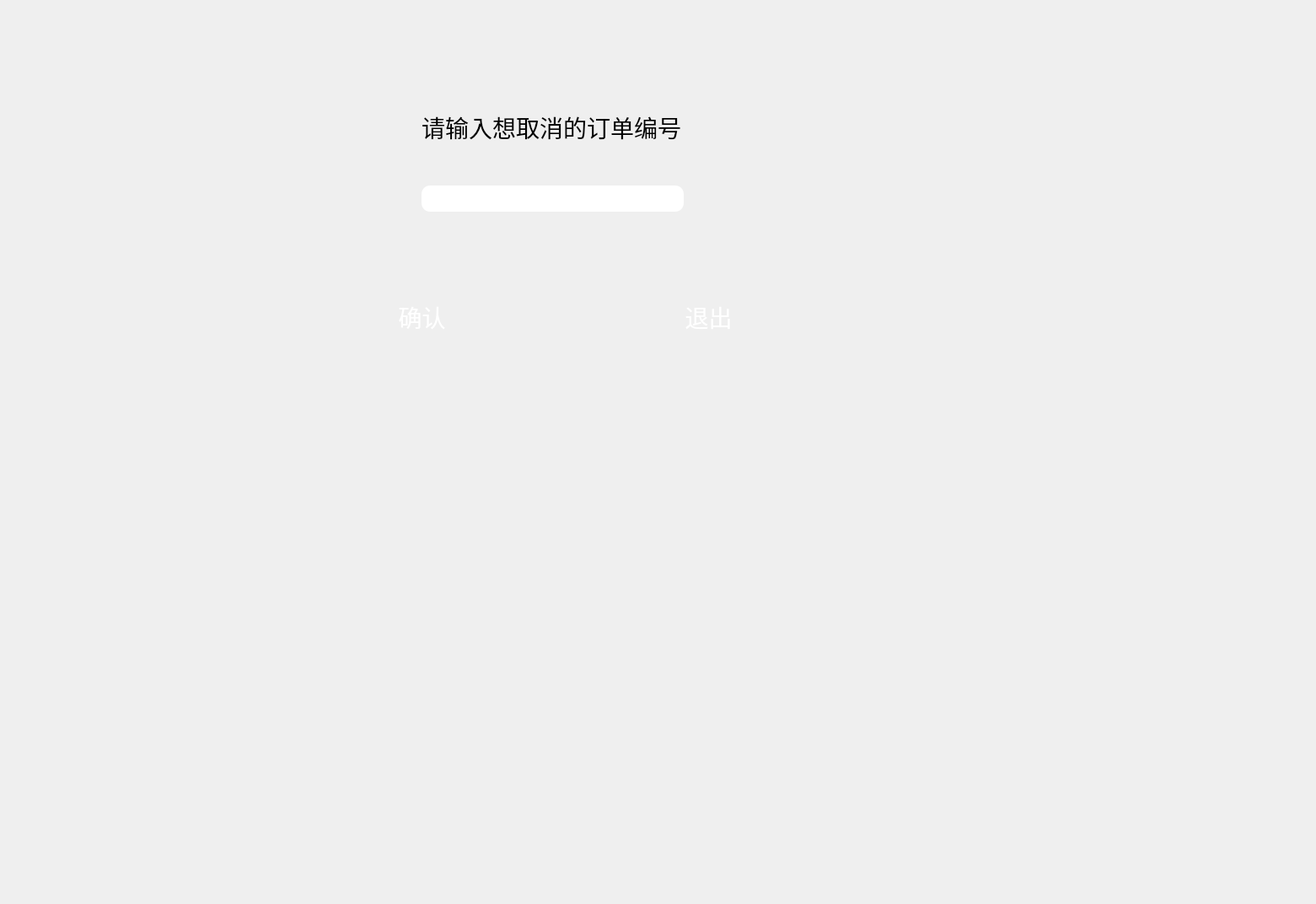
<?xml version="1.0" encoding="UTF-8"?>
<ui version="4.0">
 <class>CancelOrderWindow</class>
 <widget class="QDialog" name="CancelOrderWindow">
  <property name="geometry">
   <rect>
    <x>0</x>
    <y>0</y>
    <width>1561</width>
    <height>1072</height>
   </rect>
  </property>
  <property name="windowTitle">
   <string>Dialog</string>
  </property>
  <property name="styleSheet">
   <string notr="true">QLabel {
    font-family: &quot;Microsoft YaHei&quot;;
    font-size: 28px;
    color:black;
	background-color: transparent;

}

QPushButton {
    font-family: &quot;Microsoft YaHei&quot;;
    font-size: 28px;
    color: white;
    background: qlineargradient(x1:0, y1:0, x2:1, y2:0,
                  stop:0 #FDC245, stop:1 #FB9E23);
border-radius: 10px;

}
QPushButton:hover {
background-color:#FAC85C;
}

QLineEdit{
font-size: 24px;
border-radius: 10px;
}</string>
  </property>
  <widget class="QLabel" name="label_question">
   <property name="geometry">
    <rect>
     <x>500</x>
     <y>130</y>
     <width>361</width>
     <height>41</height>
    </rect>
   </property>
   <property name="text">
    <string>请输入想取消的订单编号</string>
   </property>
  </widget>
  <widget class="QPushButton" name="confirmButton">
   <property name="geometry">
    <rect>
     <x>460</x>
     <y>360</y>
     <width>81</width>
     <height>31</height>
    </rect>
   </property>
   <property name="text">
    <string>确认</string>
   </property>
  </widget>
  <widget class="QPushButton" name="cancelButton">
   <property name="geometry">
    <rect>
     <x>800</x>
     <y>360</y>
     <width>81</width>
     <height>31</height>
    </rect>
   </property>
   <property name="text">
    <string>退出</string>
   </property>
  </widget>
  <widget class="QLineEdit" name="orderIDLineEdit">
   <property name="geometry">
    <rect>
     <x>500</x>
     <y>220</y>
     <width>311</width>
     <height>31</height>
    </rect>
   </property>
   <property name="text">
    <string/>
   </property>
  </widget>
 </widget>
 <resources/>
 <connections/>
</ui>
